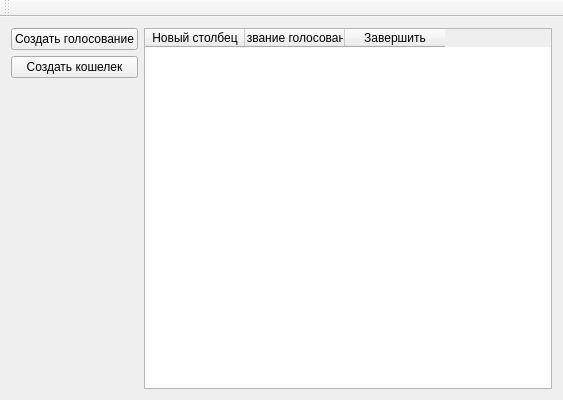
<?xml version="1.0" encoding="UTF-8"?>
<ui version="4.0">
 <class>MainWindow</class>
 <widget class="QMainWindow" name="MainWindow">
  <property name="geometry">
   <rect>
    <x>0</x>
    <y>0</y>
    <width>563</width>
    <height>400</height>
   </rect>
  </property>
  <property name="windowTitle">
   <string>MainWindow</string>
  </property>
  <widget class="QWidget" name="centralWidget">
   <layout class="QGridLayout" name="gridLayout">
    <item row="1" column="0">
     <widget class="QPushButton" name="wallet_create_button">
      <property name="text">
       <string>Создать кошелек</string>
      </property>
      <property name="checkable">
       <bool>true</bool>
      </property>
     </widget>
    </item>
    <item row="0" column="0">
     <widget class="QPushButton" name="create_vote_button">
      <property name="text">
       <string>Создать голосование</string>
      </property>
      <property name="checkable">
       <bool>true</bool>
      </property>
     </widget>
    </item>
    <item row="0" column="1" rowspan="4">
     <widget class="QTableWidget" name="tableWidget">
      <column>
       <property name="text">
        <string>Новый столбец</string>
       </property>
       <property name="textAlignment">
        <set>AlignCenter</set>
       </property>
      </column>
      <column>
       <property name="text">
        <string>Название голосования</string>
       </property>
       <property name="textAlignment">
        <set>AlignCenter</set>
       </property>
      </column>
      <column>
       <property name="text">
        <string>Завершить</string>
       </property>
       <property name="textAlignment">
        <set>AlignCenter</set>
       </property>
      </column>
     </widget>
    </item>
   </layout>
  </widget>
  <widget class="QMenuBar" name="menuBar">
   <property name="geometry">
    <rect>
     <x>0</x>
     <y>0</y>
     <width>563</width>
     <height>21</height>
    </rect>
   </property>
  </widget>
  <widget class="QToolBar" name="mainToolBar">
   <attribute name="toolBarArea">
    <enum>TopToolBarArea</enum>
   </attribute>
   <attribute name="toolBarBreak">
    <bool>false</bool>
   </attribute>
  </widget>
 </widget>
 <layoutdefault spacing="6" margin="11"/>
 <resources/>
 <connections/>
</ui>
